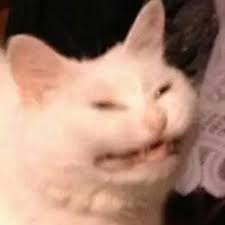
#> input picture images/cat.jpg, 225 x 225 px
$ python change_image.py
#> lines starting #> are read from the running program, lines starting #| are printed output that depends on the picture
from PIL import Image
# [33 lines of commented-out code are left out]

im = Image.open('images/cat.jpg')
#> im is the input picture: PIL image 225x225 RGB; mean R, G, B 165.8, 130.6, 113.1

# lambda a: (insert function definition), creates lambda function a with its wn definitions/actions
new_list = map(lambda a: (a[0], int(a[1]/1.3), int(a[2]/1.3)), im.getdata())

im.putdata(list(new_list))
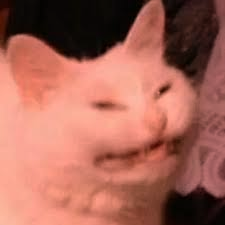
#> im: PIL image 225x225 RGB; mean R, G, B 165.8, 100, 86.5

im.save('images/new_pic.jpg')


#====================================================================================

#negative images

# im = Image.open('images/cat.jpg')

# # fancy way of subtracting 255 from each pixel in the image
# def negative_image(pixel):
# 	#for each number in the pixel, subtract 255 and return to a tuple
# 	return tuple(map(lambda a: (255 - a)*2, pixel)) #multiply by two to make double negative

# negative_list = map(negative_image, im.getdata())

# '''
# or with list comprehension,
# neg_list = [(255 - p[0], 255-p[1], 255-p[2]) for p in im.getdata()]
# '''
# im.putdata(list(negative_list))
# im.save('images/new_negative.jpg')

#====================================================================================

# greyscale

# im = Image.open('images/hellothere.jpg')

# # lambda function =  int( (a[0] + a[1] + a[2] / 3) )
# #//---average
# # new_list = map(lambda a: ( int((a[0] + a[1] + a[2]) / 3), ) *3, im.getdata())

# #//---channels
# # new_list = map( lambda a : (a[1], ) * 3, im.getdata())

# #//---Better grayscale
# def lum_image(p):
# 	new_red = int(p[0] * 0.299)
# 	new_green = int(p[1] * 0.587)
# 	new_blue = int(p[2] * 0.114)
# 	luminance = new_red + new_green + new_blue
# 	return (luminance,) * 3

# new_list = map(lum_image, im.getdata())

# '''
# or,
# new_list = [ ((a[0] + a[1] + a[2]) // 3,) * 3 for a in im.getdata()]
# '''

# im.putdata(list(new_list))
# im.save('images/new_gray.jpg')

#====================================================================================

# color distance

$ run again, with images/negative.jpg copied over images/cat.jpg
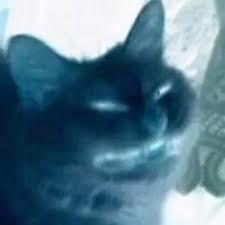
#> input picture images/negative.jpg, 225 x 225 px
#> im is the input picture: PIL image 225x225 RGB; mean R, G, B 89.3, 124.3, 142
#> `im.putdata(list(new_list))`:
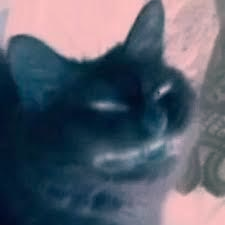
#> im: PIL image 225x225 RGB; mean R, G, B 89.3, 95.2, 108.8

$ run again, with images/sunset.jpg copied over images/cat.jpg
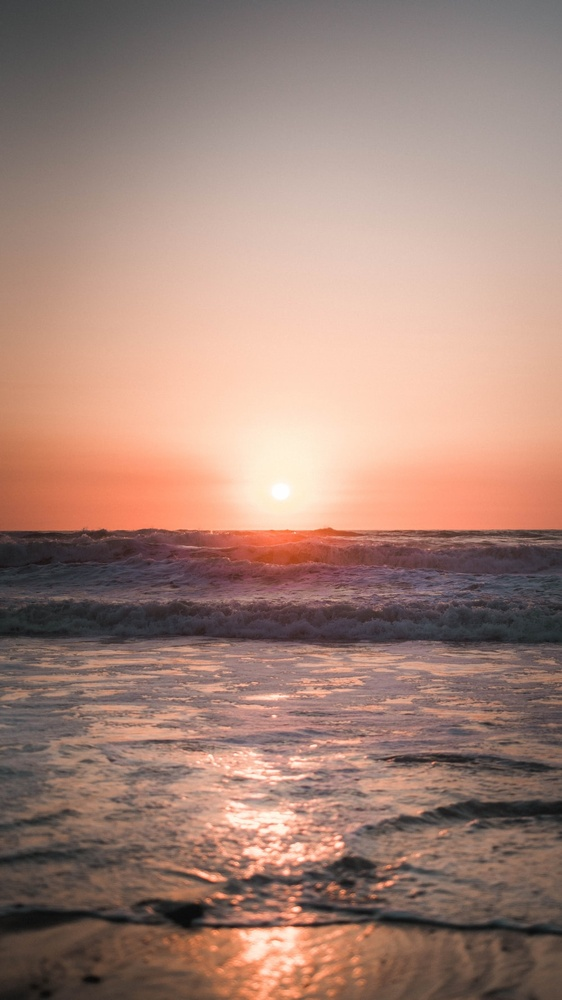
#> input picture images/sunset.jpg, 562 x 1000 px, shrunk from 1000 x 1778 before the run
#> im is the input picture: PIL image 562x1000 RGB; mean R, G, B 164.5, 132.6, 120.4
#> `im.putdata(list(new_list))`:
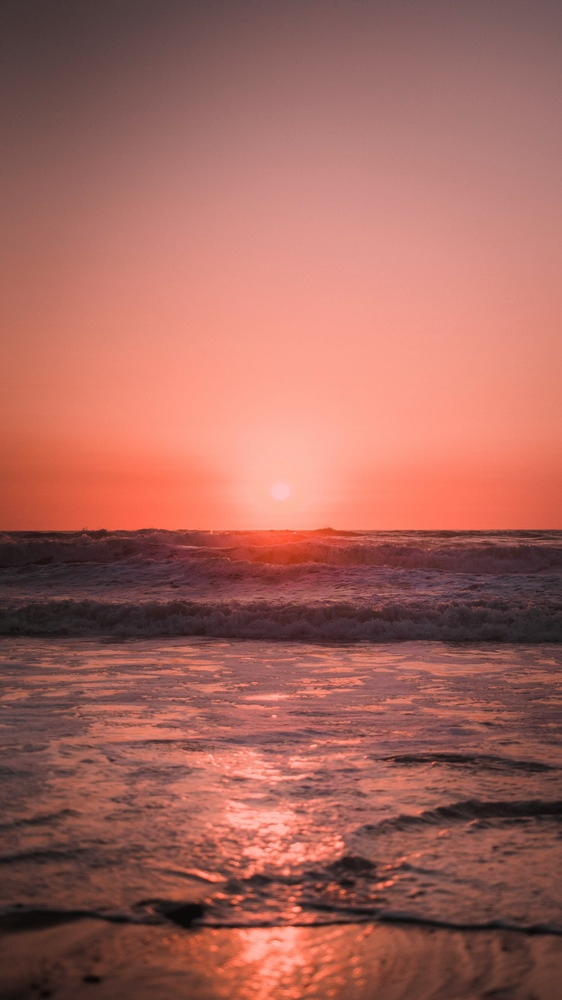
#> im: PIL image 562x1000 RGB; mean R, G, B 164.5, 101.5, 92.2
